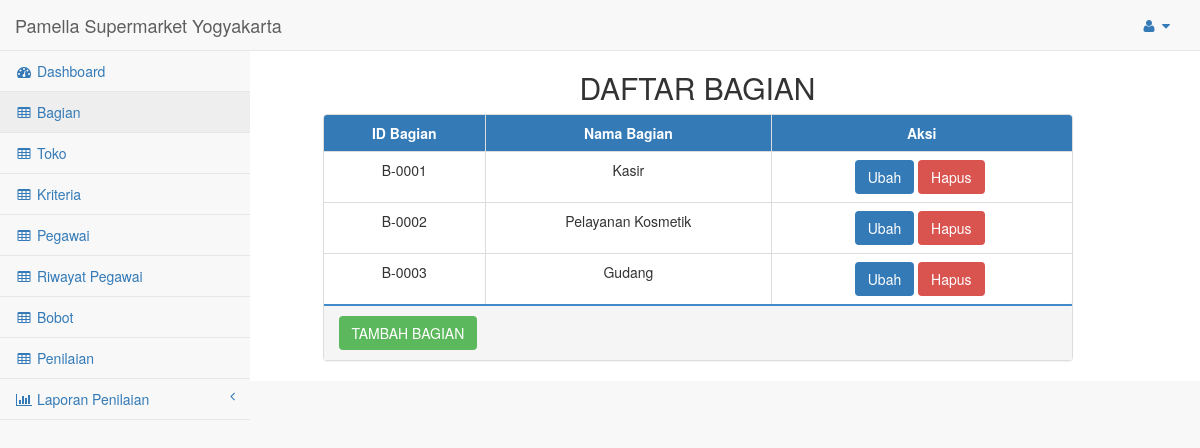
The app's page /pages/index.php?navigasi=bagian&crud=view, older data.
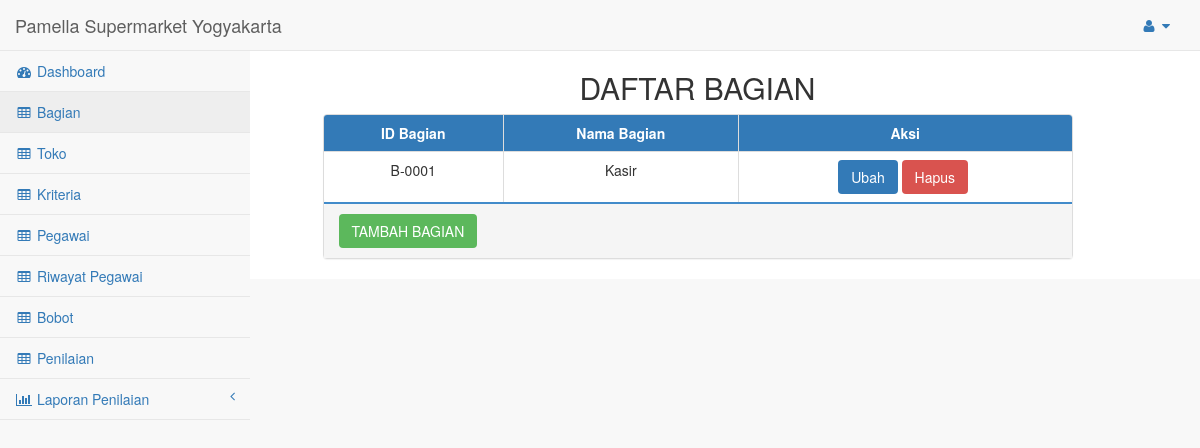
The same page, newer data.
### tables this page shows
CREATE TABLE `bagian` (
  `id_bagian` char(8) NOT NULL,
  `bagian` varchar(20) NOT NULL
);

### include/view/read/bagian_tampil.php (the view, shortened to what this page needs)
<div class="col-sm-8 col-sm-offset-3">
	<h2 class="text-center">DAFTAR BAGIAN</h2>
	<div class="panel-group">
		<div class="panel panel-default">
			<table class="table table-bordered table-hover text-center panel panel-primary">
				<thead class="panel-heading">
					<tr>
						<th class="text-center">ID Bagian</th>
						<th class="text-center">Nama Bagian</th>
						<th class="text-center">Aksi</th>
					</tr>
				</thead>
				<tbody>
					<?php
							$sql = "select * from bagian order by id_bagian";
							$hasil = mysqli_query($db_link,$sql);
							while ($data=mysqli_fetch_array($hasil)) {
							echo "<tr>";
								echo "<td>{$data['id_bagian']}</td>
											<td>{$data['bagian']}</td>
											<td>
												<a class='btn btn-primary ubah' ref='".$data['id_bagian']."'>Ubah</a>
												<a class='btn btn-danger hapus' ref='".$data['id_bagian']."'>Hapus</a>&nbsp;
											</td>";
							echo "</tr>";
						}
					?>
				</tbody>
			</table>
						<hr style="height:2px; border:none;margin:0; color:#000; background-color:#428bca;">
			<div class="panel-heading">
					<div class="row">
						<div class="col-sm-12">
							<button type="button" id="tambah" class="btn btn-success">TAMBAH BAGIAN</button>
						</div>
					</div>
			</div>
		</div>
	</div>
</div>

### pages/index.php (shortened to what this page needs)
<!DOCTYPE html>
<html lang="en">
<head>
    <link href="../vendor/bootstrap/css/bootstrap.min.css" rel="stylesheet">
    <link href="../vendor/metisMenu/metisMenu.min.css" rel="stylesheet">
    <link href="../dist/css/sb-admin-2.css" rel="stylesheet">
    <link href="../vendor/font-awesome/css/font-awesome.min.css" rel="stylesheet" type="text/css">
    <link href="../vendor/bootstrap/css/bootstrap-datetimepicker-standalone.css" rel="stylesheet">
    <link href="../vendor/bootstrap/css/bootstrap-datetimepicker.min.css" rel="stylesheet">
</head>
<body >
    <div id="wrapper">
        <nav class="navbar navbar-default navbar-static-top" role="navigation" style="margin-bottom: 0">
            <div class="navbar-header">
                <a class="navbar-brand" href="index.html">Pamella Supermarket Yogyakarta</a>
            </div>
            <ul class="nav navbar-top-links navbar-right">
                <li class="dropdown">
                    <a class="dropdown-toggle" data-toggle="dropdown" href="#">
                        <i class="fa fa-user fa-fw"></i> <i class="fa fa-caret-down"></i>
                    </a>
                </li>
            </ul>
            <div class="navbar-default sidebar" role="navigation">
                <div class="sidebar-nav navbar-collapse">
                    <ul class="nav" id="side-menu">
                        <li>
                            <a href="index.html"><i class="fa fa-dashboard fa-fw"></i> Dashboard</a>
                        </li>
                        <li>
                            <a href="index.php?navigasi=bagian&crud=view"><i class="fa fa-table fa-fw"></i> Bagian</a>
                        </li>
                        <li>
                            <a href="index.php?navigasi=toko&crud=view"><i class="fa fa-table fa-fw"></i> Toko</a>
                        </li>
                        <li>
                            <a href="index.php?navigasi=kriteria&crud=view"><i class="fa fa-table fa-fw"></i> Kriteria</a>
                        </li>
                        <li>
                            <a href="index.php?navigasi=pegawai&crud=view"><i class="fa fa-table fa-fw"></i> Pegawai</a>
                        </li>
                        <li>
                            <a href="index.php?navigasi=riwayat_pegawai&crud=view"><i class="fa fa-table fa-fw"></i> Riwayat Pegawai</a>
                        </li>
                        <li>
                            <a href="index.php?navigasi=bobot&crud=view"><i class="fa fa-table fa-fw"></i> Bobot</a>
                        </li>
                        <li>
                            <a href="index.php?navigasi=penilaian&crud=view"><i class="fa fa-table fa-fw"></i> Penilaian</a>
                        </li>
                        <li>
                            <a href="#"><i class="fa fa-bar-chart-o fa-fw"></i> Laporan Penilaian<span class="fa arrow"></span></a>
                        </li>
                    </ul>
                </div>
            </div>
        </nav>
        <div class="page-wrapper" style="margin:0 auto;background-color:white">
            <div class="container" style="">
                <div class="row" id="refresh">
                <?php
                	include_once "../include/navigasi/navigasi.php";
                ?>
                </div>
            </div>
        </div>
    </div>
</body>
</html>

### include/navigasi/navigasi.php (shortened to what this page needs)
<?php
if(isset($_GET['navigasi'])){
      if($_GET['navigasi']=='bagian'){
        if ($_GET['crud']=='view'){
          include_once "../include/view/read/bagian_tampil.php";
        }
      }
    };
?>

Row changes from the older to the newer data that the page shows:
removed bagian: id_bagian "B-0002", bagian "Pelayanan Kosmetik"
removed bagian: id_bagian "B-0003", bagian "Gudang"
